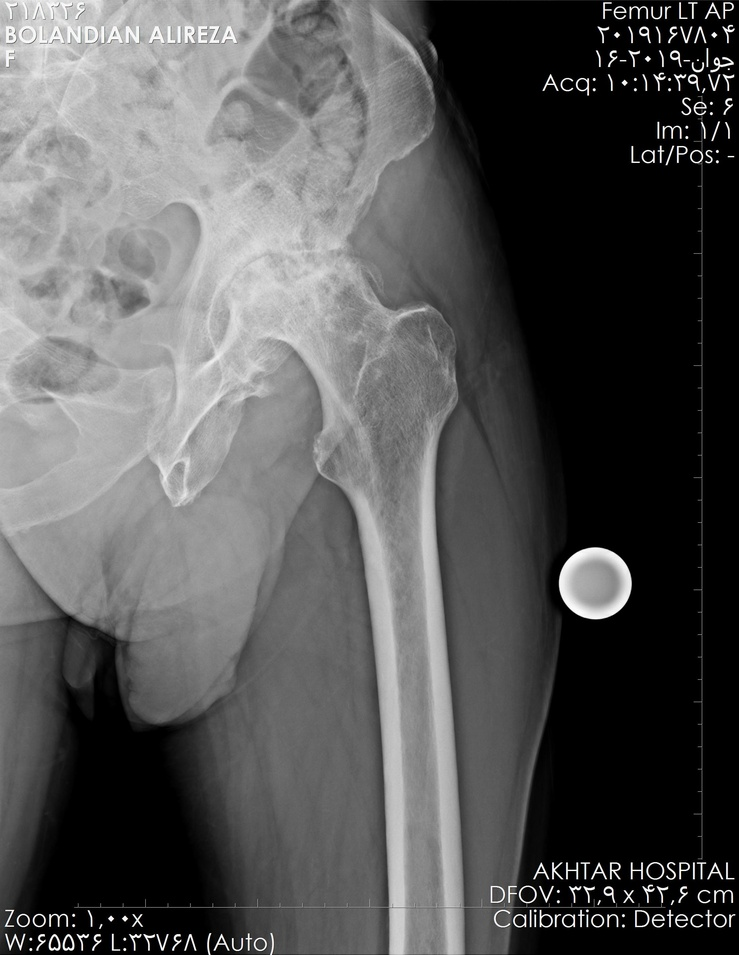
#> input picture images/2.jpg, 739 x 955 px, shrunk from 2226 x 2878 before the run
$ python -i coin_detector.py   (imports and definitions only)
#> lines starting #> are read from the running program, lines starting #| are printed output that depends on the picture
import cv2
import numpy as np

coin_radius = 33

def find_coin(image_path):
    # Read image.
    # img = cv2.imread(image_path, cv2.IMREAD_COLOR)
#> called with image_path = 'images/2.jpg'
    img = cv2.imread(image_path, cv2.IMREAD_GRAYSCALE)
#> img: shape (955, 739); min 0, max 255, mean 86.5

    # Blur using 3 * 3 kernel.
    gray_blurred = cv2.blur(img, (7, 7))
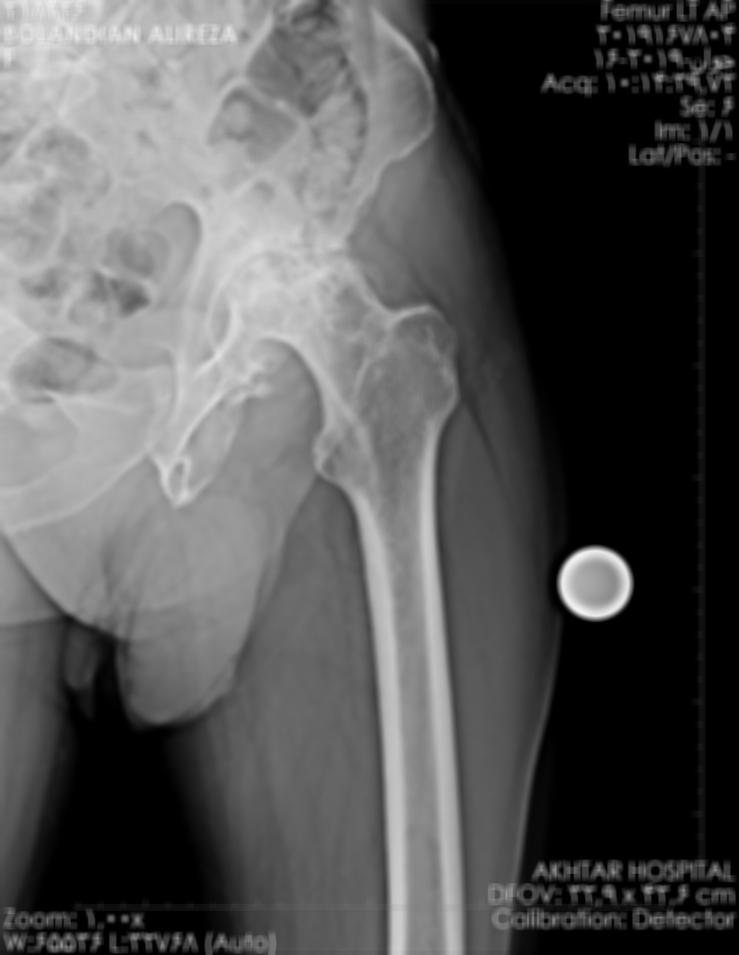
#> gray_blurred: shape (955, 739); min 0, max 243, mean 86.5
    rendered_image_path = 'rendered_image.png'

    best_pt = None

    # Apply Hough transform on the blurred image.
    for param2 in range(20, 100, 10):
        detected_circles = cv2.HoughCircles(gray_blurred,
                                            cv2.HOUGH_GRADIENT, 1, 20, param1=100,
                                            param2=param2, minRadius=20, maxRadius=500)

        # Draw circles that are detected.
        if detected_circles is not None:

            # Convert the circle parameters a, b and r to integers.
            detected_circles = np.uint16(np.around(detected_circles))
            # colored = cv2.cvtColor(img, cv2.COLOR_GRAY2RGB)
            for pt in detected_circles[0, :]:
                # [9 lines of commented-out code are left out]
                best_pt = pt
                break

        else:
            break
#> this loop made 8 passes
#> detected_circles on passes 4 to 8: [[596, 582, 36], [668, 890, 34]], [[596, 582, 36]], [[596, 582, 36]], [[596, 582, 36]], [[596, 582, 36]]

    if best_pt is None:
        return None, None

    colored = cv2.cvtColor(img, cv2.COLOR_GRAY2RGB)
    a, b, r = best_pt[0], best_pt[1], best_pt[2]

    cv2.circle(colored, (a, b), r, (0, 255, 0), 10)
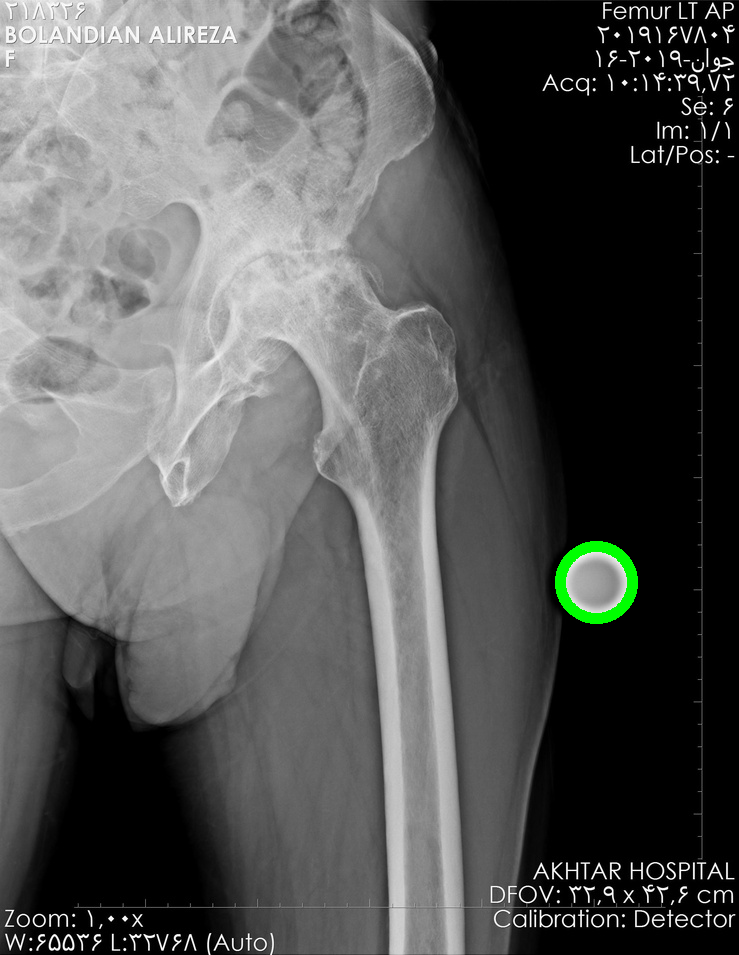
#> colored: shape (955, 739, 3); mean B, G, R 86.1, 87, 86.1

    cv2.imwrite(rendered_image_path, colored)
    return rendered_image_path, 33 / r

>>> result = find_coin('images/2.jpg')

$ run again, on images/Image1.jpg
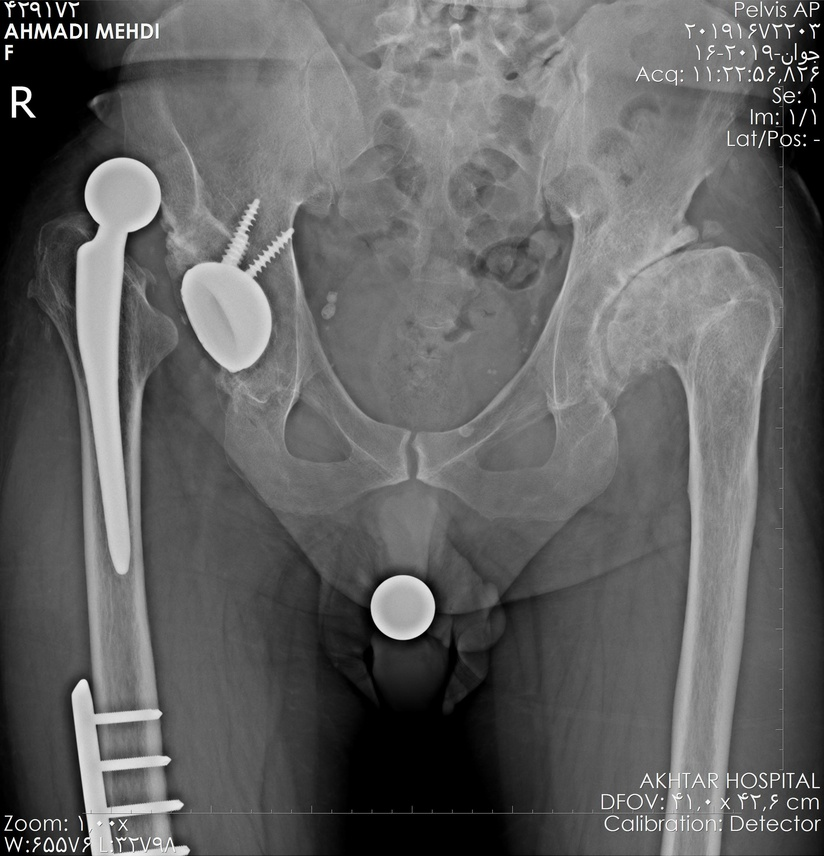
#> input picture images/Image1.jpg, 824 x 856 px, shrunk from 2772 x 2878 before the run
#> in find_coin, `gray_blurred = cv2.blur(img, (7, 7))`:
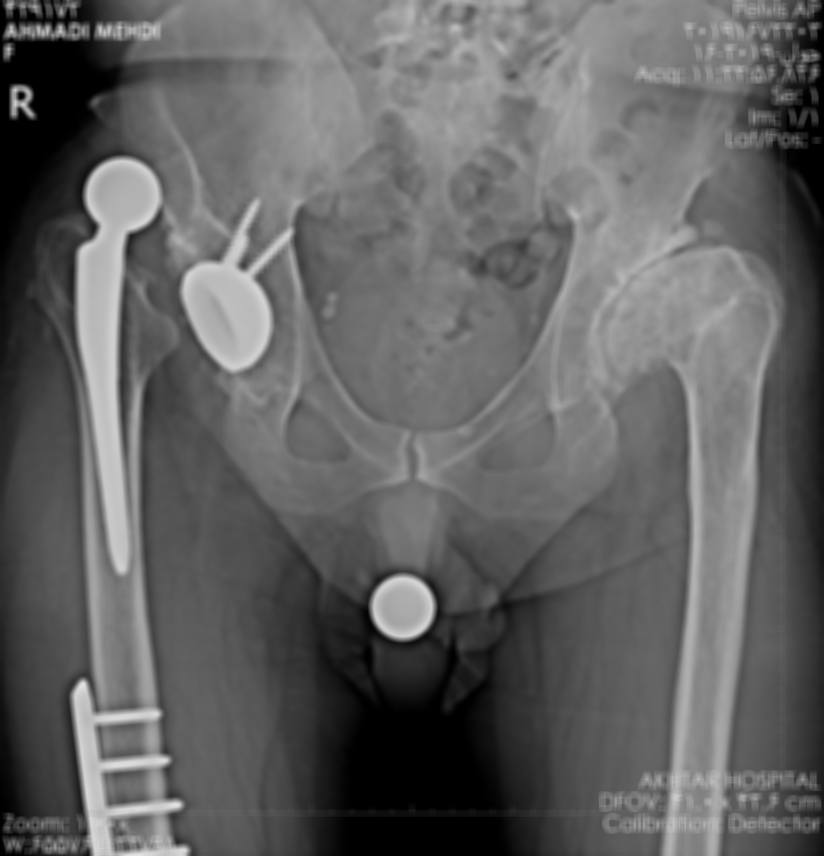
#> gray_blurred: shape (856, 824); min 0, max 229, mean 98.1
#> the loop in find_coin, `for param2 in range(20, 100, 10):` made 8 passes
#> detected_circles on passes 4 to 8: [[402, 608, 32], [122, 196, 38]], [[402, 608, 32], [122, 196, 38]], [[402, 608, 32], [122, 196, 38]], [[402, 608, 32], [122, 196, 38]], [[402, 608, 32]]
#> in find_coin, `cv2.circle(colored, (a, b), r, (0, 255, 0), 10)`:
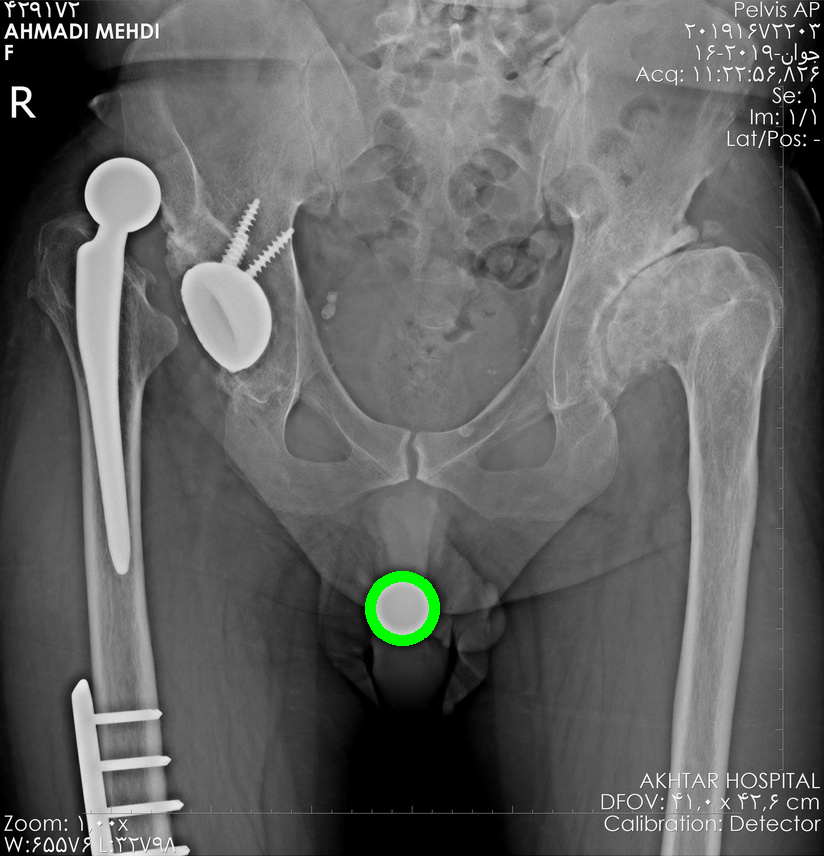
#> colored: shape (856, 824, 3); mean B, G, R 97.7, 98.5, 97.7

$ run again, on images/hip.jpg
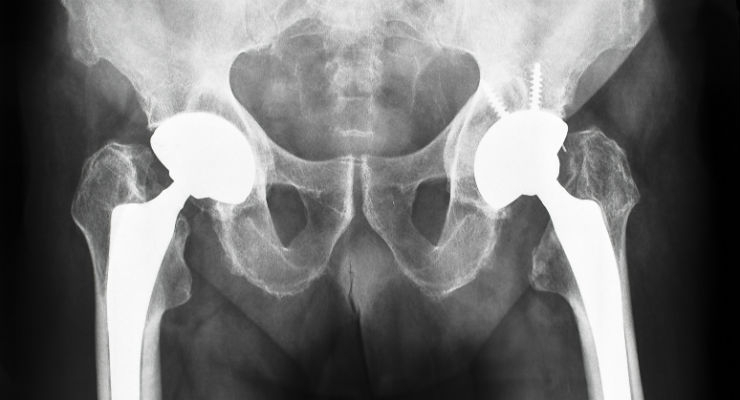
#> input picture images/hip.jpg, 740 x 400 px
#> in find_coin, `cv2.circle(colored, (a, b), r, (0, 255, 0), 10)`:
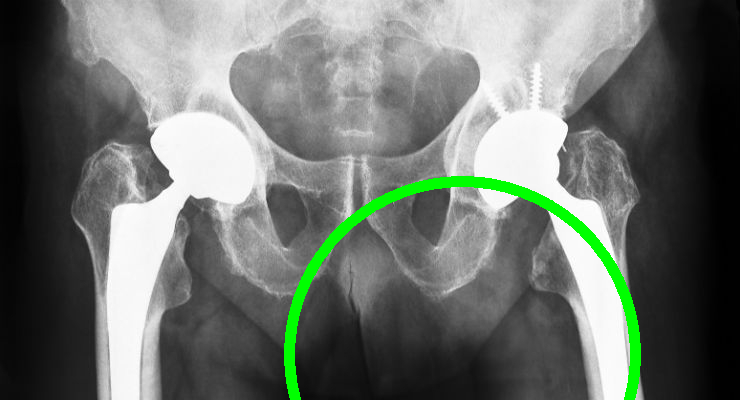
#> colored: shape (400, 740, 3); mean B, G, R 110.5, 116.5, 110.5
